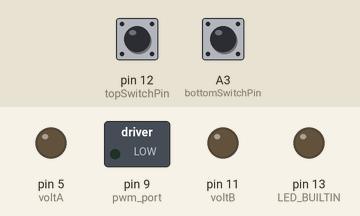
The sketch below on a simulated Arduino Uno, built with avr-gcc and run on an emulated ATmega328P. Shown: switched loads named in the sketch (green lamp = pin HIGH), output pins drawn as LEDs (lit = HIGH). Inputs (shaded band) come from the test bench; at power-on: pin 12 (topSwitchPin) HIGH, A3 (bottomSwitchPin) HIGH.

Above: at 1.2 s.
1.3 s: pin 12 (topSwitchPin) pulled LOW for 0.15 s
At 2.5 s:
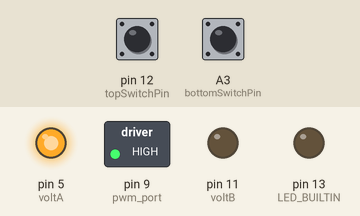
2.9 s: A3 (bottomSwitchPin) pulled LOW for 0.15 s
At 3.8 s:
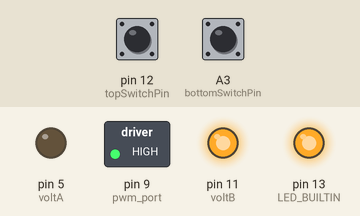
4.5 s: pin 12 (topSwitchPin) pulled LOW for 1 s
At 5.1 s:
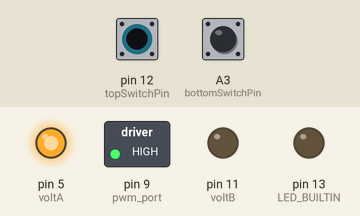
7.0 s: A3 (bottomSwitchPin) pulled LOW for 1 s
At 8.2 s:
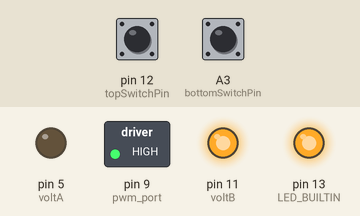
Timing chart, 0 to 10.0 s (numbered marks = the images above; inputs shaded):
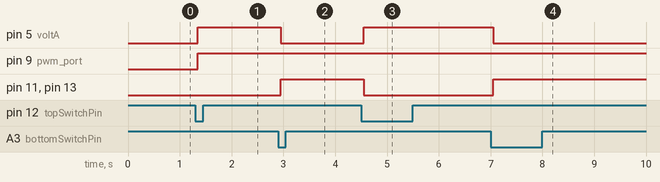

The sketch:

Motor-Limit-Switch-Test.ino
```cpp
#include <ezButton.h>

// Define motor control pins
const int voltA = 5;
const int voltB = 11;
const int pwm_port = 9;
const int duty_cycle = 255; // Maximum speed (0-255)

// Define switch pins
const int topSwitchPin = 12;
const int bottomSwitchPin = A3;

// Initialize switches with debounce
ezButton topSwitch(topSwitchPin);
ezButton bottomSwitch(bottomSwitchPin);

// Enum for motor direction
enum Motor_Direction {
  CLOCKWISE,
  COUNTERCLOCKWISE,
  STALLED
};

// Variable to track motor direction
Motor_Direction motor_direction = STALLED;

void setup() {
  Serial.begin(9600);

  // Configure switches with debouncing
  topSwitch.setDebounceTime(50);
  bottomSwitch.setDebounceTime(50);

  // Set motor control pins as outputs
  pinMode(voltA, OUTPUT);
  pinMode(voltB, OUTPUT);
  pinMode(pwm_port, OUTPUT);

  // Configure built-in LED for status indication
  pinMode(LED_BUILTIN, OUTPUT);

  // Set switch pins as inputs with pull-up resistors
  pinMode(topSwitchPin, INPUT_PULLUP);
  pinMode(bottomSwitchPin, INPUT_PULLUP);
}

void loop() {
  // Update switch states (handles debounce)
  topSwitch.loop();
  bottomSwitch.loop();

  // Read switch states
  bool topPressed = topSwitch.isPressed();
  bool bottomPressed = bottomSwitch.isPressed();

  // Change motor direction only when a button is pressed
  if (topPressed && bottomPressed) {
    motor_direction = STALLED; // Stop motor if both are pressed
  } else if (topPressed) {
    motor_direction = CLOCKWISE;
  } else if (bottomPressed) {
    motor_direction = COUNTERCLOCKWISE;
  }

  // Control motor direction
  switch (motor_direction) {
    case CLOCKWISE:
      digitalWrite(LED_BUILTIN, LOW);
      digitalWrite(voltA, HIGH);
      digitalWrite(voltB, LOW);
      analogWrite(pwm_port, duty_cycle); // Apply PWM
      break;

    case COUNTERCLOCKWISE:
      digitalWrite(LED_BUILTIN, HIGH);
      digitalWrite(voltA, LOW);
      digitalWrite(voltB, HIGH);
      analogWrite(pwm_port, duty_cycle); // Apply PWM
      break;

    case STALLED:
    default:
      digitalWrite(voltA, LOW);
      digitalWrite(voltB, LOW);
      analogWrite(pwm_port, 0); // Stop motor
      break;
  }
}
```

Measured:
- after the input at 1.3 s, pin 5 (voltA), pin 9 (pwm_port): LOW → HIGH after 0.05 s
- after the input at 2.9 s, pin 5 (voltA): HIGH → LOW after 0.05 s; pin 11 (voltB), pin 13 (LED_BUILTIN): LOW → HIGH after 0.05 s
- after the input at 4.5 s, pin 5 (voltA): LOW → HIGH after 0.05 s; pin 11 (voltB), pin 13 (LED_BUILTIN): HIGH → LOW after 0.05 s
- after the input at 7.0 s, pin 5 (voltA): HIGH → LOW after 0.05 s; pin 11 (voltB), pin 13 (LED_BUILTIN): LOW → HIGH after 0.05 s
